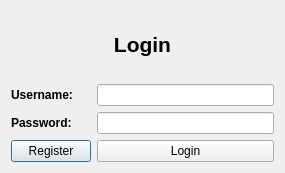
<?xml version="1.0" encoding="UTF-8"?>
<ui version="4.0">
 <class>Login</class>
 <widget class="QDialog" name="Login">
  <property name="geometry">
   <rect>
    <x>0</x>
    <y>0</y>
    <width>285</width>
    <height>173</height>
   </rect>
  </property>
  <property name="windowTitle">
   <string>Login</string>
  </property>
  <layout class="QVBoxLayout" name="verticalLayout">
   <item>
    <widget class="QLabel" name="label">
     <property name="text">
      <string>&lt;!DOCTYPE HTML PUBLIC &quot;-//W3C//DTD HTML 4.0//EN&quot; &quot;http://www.w3.org/TR/REC-html40/strict.dtd&quot;&gt;
&lt;html&gt;&lt;head&gt;&lt;meta name=&quot;qrichtext&quot; content=&quot;1&quot; /&gt;&lt;style type=&quot;text/css&quot;&gt;
p, li { white-space: pre-wrap; }
&lt;/style&gt;&lt;/head&gt;&lt;body style=&quot; font-family:'Cantarell'; font-size:11pt; font-weight:400; font-style:normal;&quot;&gt;
&lt;p align=&quot;center&quot; style=&quot; margin-top:0px; margin-bottom:0px; margin-left:0px; margin-right:0px; -qt-block-indent:0; text-indent:0px;&quot;&gt;&lt;span style=&quot; font-family:'Sans Serif'; font-size:16pt; font-weight:600;&quot;&gt;Login&lt;/span&gt;&lt;/p&gt;&lt;/body&gt;&lt;/html&gt;</string>
     </property>
     <property name="textFormat">
      <enum>Qt::AutoText</enum>
     </property>
    </widget>
   </item>
   <item>
    <layout class="QGridLayout" name="gridLayout">
     <item row="1" column="1">
      <widget class="QLineEdit" name="lineEdit_2"/>
     </item>
     <item row="0" column="1">
      <widget class="QLineEdit" name="lineEdit"/>
     </item>
     <item row="0" column="0">
      <widget class="QLabel" name="label_3">
       <property name="text">
        <string>&lt;!DOCTYPE HTML PUBLIC &quot;-//W3C//DTD HTML 4.0//EN&quot; &quot;http://www.w3.org/TR/REC-html40/strict.dtd&quot;&gt;
&lt;html&gt;&lt;head&gt;&lt;meta name=&quot;qrichtext&quot; content=&quot;1&quot; /&gt;&lt;style type=&quot;text/css&quot;&gt;
p, li { white-space: pre-wrap; }
&lt;/style&gt;&lt;/head&gt;&lt;body style=&quot; font-family:'Cantarell'; font-size:11pt; font-weight:400; font-style:normal;&quot;&gt;
&lt;p style=&quot; margin-top:0px; margin-bottom:0px; margin-left:0px; margin-right:0px; -qt-block-indent:0; text-indent:0px;&quot;&gt;&lt;span style=&quot; font-family:'Sans Serif'; font-size:9pt; font-weight:600;&quot;&gt;Username:&lt;/span&gt;&lt;/p&gt;&lt;/body&gt;&lt;/html&gt;</string>
       </property>
      </widget>
     </item>
     <item row="1" column="0">
      <widget class="QLabel" name="label_2">
       <property name="text">
        <string>&lt;!DOCTYPE HTML PUBLIC &quot;-//W3C//DTD HTML 4.0//EN&quot; &quot;http://www.w3.org/TR/REC-html40/strict.dtd&quot;&gt;
&lt;html&gt;&lt;head&gt;&lt;meta name=&quot;qrichtext&quot; content=&quot;1&quot; /&gt;&lt;style type=&quot;text/css&quot;&gt;
p, li { white-space: pre-wrap; }
&lt;/style&gt;&lt;/head&gt;&lt;body style=&quot; font-family:'Cantarell'; font-size:11pt; font-weight:400; font-style:normal;&quot;&gt;
&lt;p style=&quot; margin-top:0px; margin-bottom:0px; margin-left:0px; margin-right:0px; -qt-block-indent:0; text-indent:0px;&quot;&gt;&lt;span style=&quot; font-family:'Sans Serif'; font-size:9pt; font-weight:600;&quot;&gt;Password:&lt;/span&gt;&lt;/p&gt;&lt;/body&gt;&lt;/html&gt;</string>
       </property>
      </widget>
     </item>
     <item row="2" column="0">
      <widget class="QPushButton" name="pushButton">
       <property name="text">
        <string>Register</string>
       </property>
      </widget>
     </item>
     <item row="2" column="1">
      <widget class="QPushButton" name="pushButton_2">
       <property name="text">
        <string>Login</string>
       </property>
      </widget>
     </item>
    </layout>
   </item>
  </layout>
 </widget>
 <resources/>
 <connections/>
</ui>
